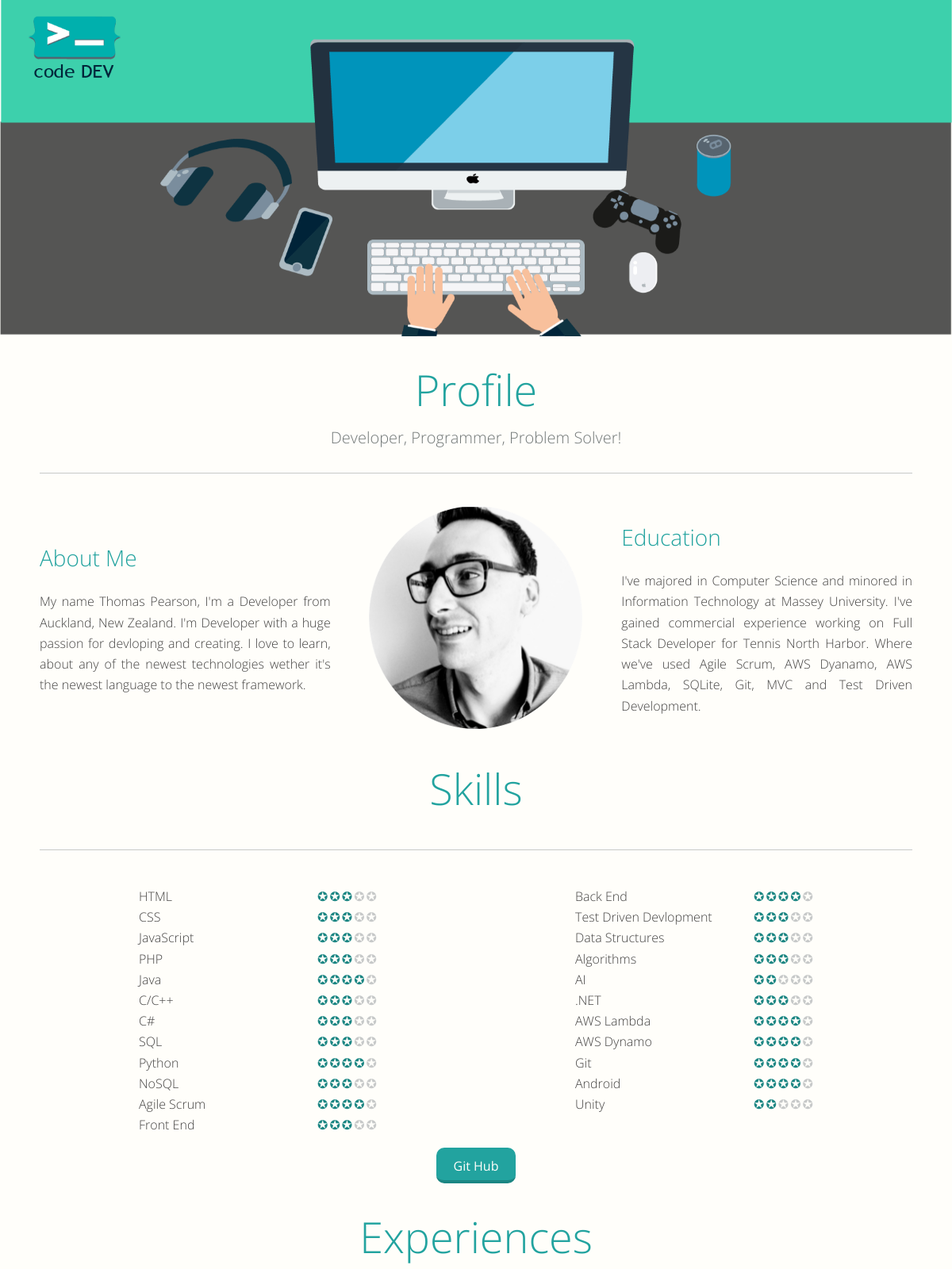
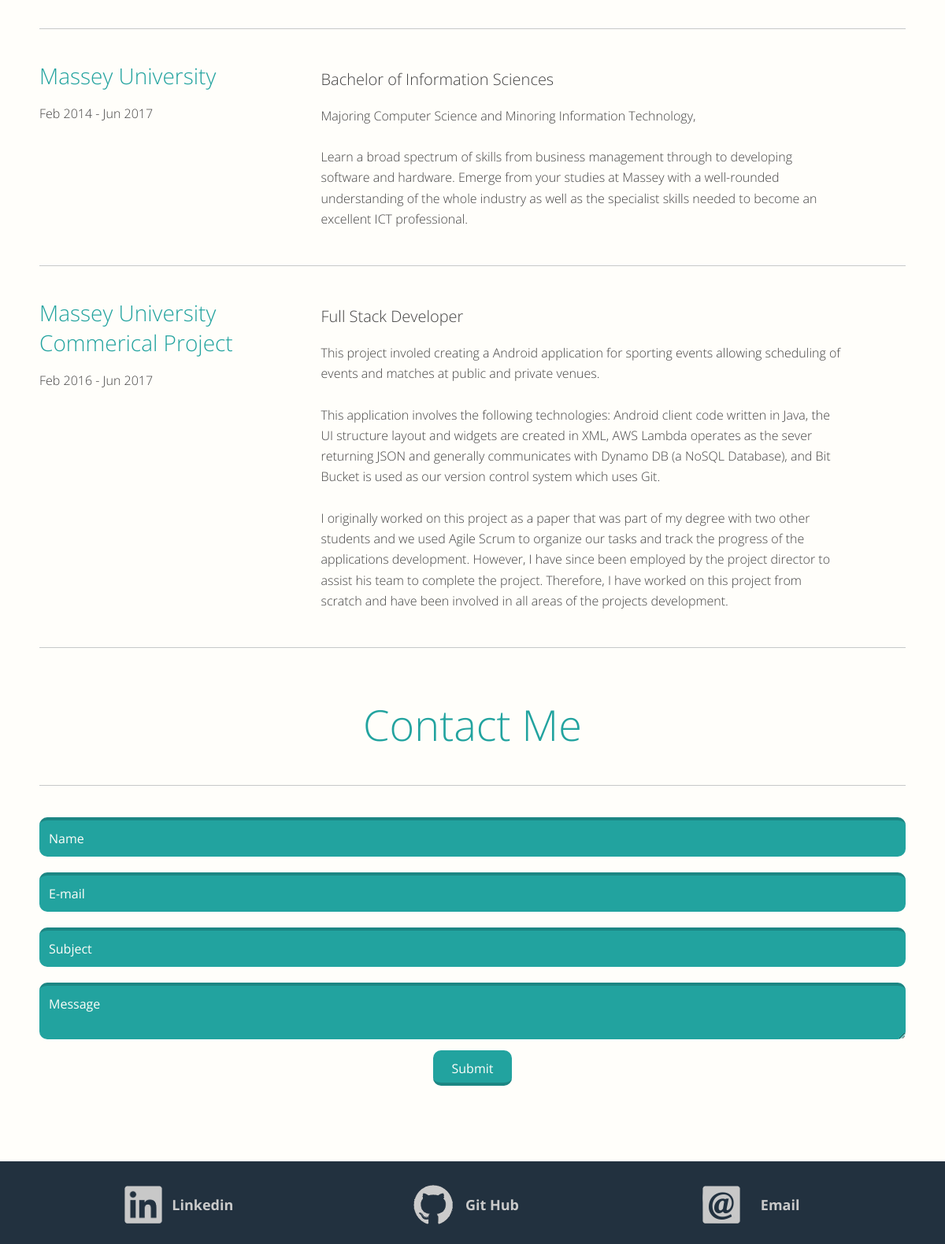
The page / on the database its author committed (2 pictures, top to bottom).
### tables this page shows
CREATE TABLE languages(
    lang_id INT NOT NULL AUTO_INCREMENT,
    name VARCHAR(50) NOT NULL,
    skill INT NOT NULL,
    PRIMARY KEY(lang_id)
);

CREATE TABLE concepts(
    concept_id INT NOT NULL AUTO_INCREMENT,
    name VARCHAR(150) NOT NULL,
    skill INT NOT NULL,
    PRIMARY KEY(concept_id)
);

CREATE TABLE platforms(
    plat_id INT NOT NULL AUTO_INCREMENT,
    name VARCHAR(50) NOT NULL,
    skill INT NOT NULL NOT NULL,
    PRIMARY KEY(plat_id)
);

CREATE TABLE experiences(
    exp_id INT NOT NULL AUTO_INCREMENT,
    exp_category_id INT NOT NULL,
    exp_title VARCHAR(200) NOT NULL,
    exp_loc VARCHAR(100) NOT NULL,
    exp_from_date DATE NOT NULL,
    exp_to_date DATE,
    exp_descript TEXT NOT NULL,
    PRIMARY KEY(exp_id),
    FOREIGN KEY(exp_category_id) REFERENCES experience_category(cat_id)
);

### controller/DB.php (called while the page is built, shortened)
<?php
class DB{
    function __construct($host, $user, $pass, $db_name){
        $this->db = new mysqli($host, $user, $pass, $db_name);
    }
    function query($query){
        $query = $this->db->escape_string($query);
        $query_res = $this->db->query($query);
        return $this->format_res($query_res);
    }
    public function format_res($result){
		$table = Array();
    	$n = 0;
    	while ($row = $result->fetch_assoc()) {
      		$table[$n] = $row;
      	    $n++;
   		}
    	return $table;
    }
}

### controller/NameSkill.php (the view)
<?php
class NameSkillCreator{
  function create_skill($skill){
    $stars= "";
    for($i = 5; $i > 0; $i--){
      if($i < $skill){
        $stars = $stars."<span class='fill_skill_star star_list'>";
      }else{
        $stars = $stars."<span class='skill_star star_list'>";
      }
      $stars = $stars."✪</span>";
    }
    return $stars;
  }
  function create_name_skill_list($db_res, $max_len){
    $i = 0;
    echo "<ul>";
    foreach($db_res as $row){
      if($i === $max_len){
        echo "</ul><ul>";
        $i = 0;
      }
      echo "<li><span>". $row['name']. $this->create_skill($row['skill']).
           "</span></li>";
      $i++;
    }
    echo "</ul>";
  }
}

### index.php (shortened to what this page needs)
<?php
  include("./controller/DB.php");
  include("./controller/NameSkill.php");
  include("./controller/ExperienceCreate.php");
  $db = new DB("localhost", "root", "root", "cv");
  $lang_res = $db->query("SELECT name, skill FROM languages;");
  $concept_res = $db->query("SELECT name, skill FROM concepts;");
  $platform_res = $db->query("SELECT name, skill FROM platforms;");
  $experience_res = $db->query("SELECT exp_title, exp_loc, exp_from_date, exp_to_date, exp_descript FROM experiences ORDER BY exp_from_date;");
?>
<!DOCTYPE html>
<html>
<head>
  <link rel="stylesheet" type="text/css" href="./styles/about.css">
  <link rel="stylesheet" type="text/css" href="./styles/containers.css">
  <link rel="stylesheet" type="text/css" href="./styles/experiences.css">
  <link rel="stylesheet" type="text/css" href="./styles/global.css">
  <link rel="stylesheet" type="text/css" href="./styles/languages.css">
  <link rel="stylesheet" type="text/css" href="./styles/resize.css">
  <link rel="stylesheet" type="text/css" href="./styles/showcase.css">
  <link rel="stylesheet" type="text/css" href="./styles/footer.css">
</head>
<body>
  <section id="showcase">
  </section>
  <section>
    <div class="container">
    <h1>Profile</h1>
    <p class="sub_title">Developer, Programmer, Problem Solver!</p>
    <div id="about">
      <div id="description">
          <h2>About Me</h2>
          <p>
            My name Thomas Pearson, I'm a Developer from Auckland, New Zealand.
            I'm Developer with a huge passion for devloping and creating. I love to learn, about any of the newest technologies wether
            it's the newest language to the newest framework.
          </p>
        </div>
        <div id="about_pic">
          <img class="center_img" src="./images/me.png"/>
        </div>
        <div id="education">
          <h2>Education</h2>
          <p>
            I've majored in Computer Science and minored in Information Technology at Massey University. I've gained
            commercial experience working on Full Stack Developer for Tennis North Harbor. Where we've
            used Agile Scrum, AWS Dyanamo, AWS Lambda, SQLite, Git, MVC and Test Driven Development.
          </p>
        </div>
      </div>
    </div>
    <div class="container">
      <h1>Skills</h1>
      <p class="sub_title"></p>
      <div class=languages>
        <?php
          $name_skill_creator = new NameSkillCreator();
          $name_skill_creator->create_name_skill_list(array_merge($lang_res, $concept_res, $platform_res), 12);?>
      </div>
      <input type="submit" value="Git Hub" class="git_hub">
    </div>
  </section>
  <div class="container">
    <h1>Experiences</h1>
    <p class="sub_title"/>
    <?php
      $creator = new ExperienceCreate();
      $creator->create_experiences($experience_res);
    ?>
  </div>
  <div class="container">
    <h1>Contact Me</h1>
    <p class="sub_title"></p>
    <form action="#">
      <input id="name" type="text" name="name" value="Name"></br>
      <input id="email" type="text" name="email" value="E-mail"></br>
      <input id="subject" type="text" name="subject" value="Subject"></br>
      <textarea id="message"name="message">Message</textarea></br>
    </form>
    <input id="submit" type="submit" value="Submit" name="submit">
</div>
  <footer>
    <div class="container flex_horizontal">
      <div class="footer_item" id="linkedin"><span id="linkedin_logo"></span> <p>Linkedin</p></div>
      <div class="footer_item git_hub"><span id="git_hub_logo"></span><p>Git Hub</p></div>
      <div class="footer_item" id="email_manual"><span id="email_logo"></span><p>Email</p></div>
    </div>
  </footer>
</body>
</html>

### controller/ExperienceCreate.php (shortened to what this page needs)
<?php
class ExperienceCreate{
    function clean_date($date_string){
        try{
            $date = date_create($date_string);
            $date->format("D-M-Y");
            $date = date_format($date, "M-Y");
            $date = str_replace("-", " ", $date);
            return $date;
        }catch(Exception $e){
            error_log("failed to convert string to date", 0);
            return $date_string;
        }
    }
    function create_exp($exp){
        echo "<div class='exp_descript'>";
        echo "<div class='loc_date_exp'>";
        echo "<h2>".$exp[self::LOC]."</h2>";
        echo "<p>".$this->clean_date($exp[self::FROM_DATE])." - ".$this->clean_date($exp[self::TO_DATE])."</p></div>";
        echo "<div class='job_description'>";
        echo "<h3>".$exp[self::TITLE]."</h3>";
        echo "<p>".$exp[self::DESCRIPT]."</p>";
        echo "</div></div>";
    }
    function create_experiences($sql_res){
        foreach($sql_res as $row){
            $this->create_exp($row);
        }
    }
}

### styles/about.css (style rules this page uses)
#about { display: flex; align-items: center; align-content: center; }
#about_pic { flex: 1; }
#description { text-align: justify; flex: 1; }
#about_pic img { display: block; margin: auto; }
#education { text-align: justify; flex:1; }

### styles/containers.css (style rules this page uses)
.sub_title { margin: auto; width: 100%; padding-bottom: 30px; margin-bottom:30px; font-size:20px; line-height: 1.4; text-align: center; color:#727878; border-bottom: thin solid #C7C9C9; }
.container { margin: auto; max-width: 1100px; padding-top:20px; padding-left:40px; padding-right:40px; }
.center_img { display: block; margin: auto; padding-left: 20px; padding-right: 20px; }

### styles/experiences.css (style rules this page uses)
.exp_descript h2 { margin: 0px; padding: 0px; }
.exp_descript { padding-bottom:30px; margin-bottom:30px; display: flex; border-bottom: thin solid #C7C9C9; }
.loc_date_exp { margin-top:10px; display: flex; flex-direction: column; width:25%; }
.job_description { margin: auto; width: 60%; }

### styles/global.css (style rules this page uses)
html { padding: 0px; margin: 0px; }
body { padding:0px; padding-bottom: 0px; margin: 0px; font-family: "Open Sans" !important; height: 100%; font-size: 15px; color: #434242; background-color: #FFFEFA; }
h1 { margin: 10px; font-weight: 300; font-size:54px; text-align: center; color: #22A39F; }
h2 { font-weight: 300; font-size:28px; color: #22A39F; }
h3 { font-weight: 300; font-size:20px; }
p { font-weight: 100; display: block; font-size:16px; line-height: 1.64; }
ul { margin-left: auto; margin-right: auto; padding: 0px; list-style-type: none; }
li { font-size:16px; line-height: 1.64; min-width: 300px; color: #434242; font-weight: 100; }
input, textarea { font-family: "Open Sans" !important; height: 100%; width:100%; box-sizing: border-box; border: none; border-top: 4px solid #1C8683; background: #22A39F; color:#FFFEFA; font-size: 16px; margin-top: 10px; margin-bottom :10px; padding: 12px; -webkit-border-radius: 10px; -moz-border-radius: 10px; border-radius: 10px; }
input[type=submit], input[type=image] { margin:auto; display: block; max-width: 100px; max-height:45px; border: none; border-bottom: 4px solid #1C8683; cursor: pointer; }

### styles/languages.css (style rules this page uses)
.languages { margin: auto; display: flex; }
.skill_star, .fill_skill_star { float: right; padding-left:2px; text-align: left; color:#C7C9C9; }
.fill_skill_star { color:#1C8683; }

### styles/showcase.css (style rules this page uses)
#showcase { padding-top:0px; margin-top:0px; width: 100%; background-image: url("../images/showcase_2.png"); background-size: 100% auto; background-repeat: no-repeat; background-attachment: fixed; }

### styles/footer.css (style rules this page uses)
footer { margin-top:50px; background-color: #22313f; color: #cacaca; }
footer .container { margin-bottom:0px; padding-bottom: 15px; }
footer p { font-weight: bold; font-size:18px; margin: auto; }
.flex_horizontal { display: flex; }
.flex_horizontal div { display: flex; margin: auto; }
.footer_item { padding-top:10px; padding-bottom: 10px; min-width: 150px; width:50px; height: 50px; margin-right: 25px; }
#email_logo, #git_hub_logo, #linkedin_logo { background-repeat: no-repeat; background-position: 0px 0px; }
#email_logo { background-image: url("../images/email.png"); width: 48px; }
#git_hub_logo { background-image: url("../images/git_hub.png"); width:50px; }
#linkedin_logo { background-image: url("../images/linkedin.png"); width: 48px; }

### rows shown on the page
languages: name "HTML"
languages: name "CSS"
languages: name "JavaScript"
languages: name "PHP"
languages: name "Java"
languages: name "C/C++"
languages: name "C#"
languages: name "SQL"
languages: name "Python"
languages: name "NoSQL"
concepts: name "Agile Scrum"
concepts: name "Front End"
concepts: name "Back End"
concepts: name "Test Driven Devlopment"
concepts: name "Data Structures"
concepts: name "Algorithms"
concepts: name "AI"
platforms: name ".NET"
platforms: name "AWS Lambda"
platforms: name "AWS Dynamo"
platforms: name "Git"
platforms: name "Android"
platforms: name "Unity"
experiences: exp_loc "Massey University", exp_from_date "Feb 2014", exp_to_date "Jun 2017", exp_title "Bachelor of Information Sciences", exp_descript "Majoring Computer Science and Minoring Information Technology, Learn a broad spectrum of skills from business management through to developing software and hardware. Emerge from your studies at Massey with a well-rounded understanding of the whole industry as well as the specialist skills needed to become an excellent ICT professional."
experiences: exp_loc "Massey University Commerical Project", exp_from_date "Feb 2016", exp_to_date "Jun 2017", exp_title "Full Stack Developer", exp_descript "This project involed creating a Android application for sporting events allowing scheduling of events and matches at public and private venues. This application involves the following technologies: Android client code written in Java, the UI structure layout and widgets are created in XML, AWS Lambda operates as the sever returning JSON and generally communicates with Dynamo DB (a NoSQL Database), and Bit Bucket is used as our version control system which uses Git. I originally worked on this project as a paper that was part of my degree with two other students and we used Agile Scrum to organize our tasks and track the progress of the applications development. However, I have since been…"
